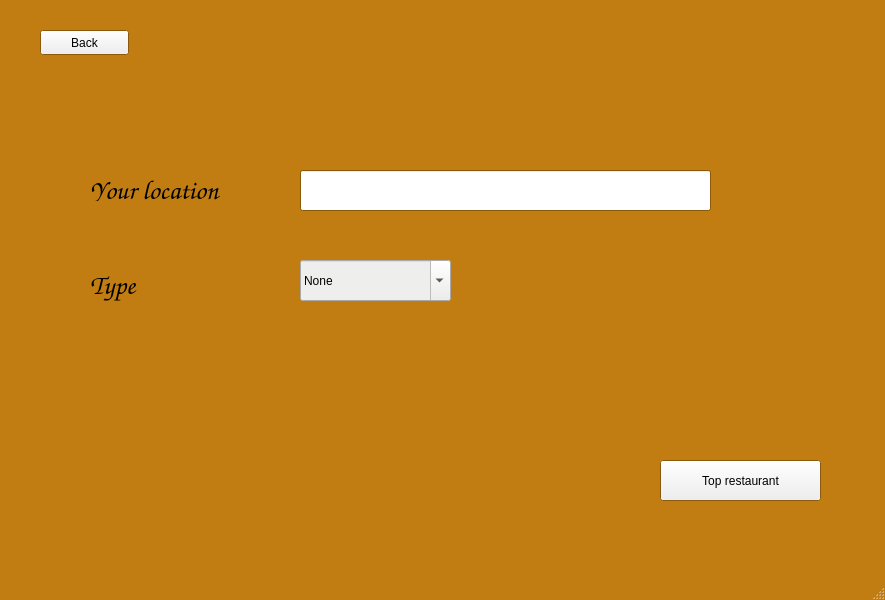
<?xml version="1.0" encoding="UTF-8"?>
<ui version="4.0">
 <class>MainWindow</class>
 <widget class="QMainWindow" name="MainWindow">
  <property name="geometry">
   <rect>
    <x>0</x>
    <y>0</y>
    <width>885</width>
    <height>600</height>
   </rect>
  </property>
  <property name="palette">
   <palette>
    <active>
     <colorrole role="Base">
      <brush brushstyle="SolidPattern">
       <color alpha="255">
        <red>255</red>
        <green>255</green>
        <blue>255</blue>
       </color>
      </brush>
     </colorrole>
     <colorrole role="Window">
      <brush brushstyle="SolidPattern">
       <color alpha="255">
        <red>193</red>
        <green>125</green>
        <blue>17</blue>
       </color>
      </brush>
     </colorrole>
    </active>
    <inactive>
     <colorrole role="Base">
      <brush brushstyle="SolidPattern">
       <color alpha="255">
        <red>255</red>
        <green>255</green>
        <blue>255</blue>
       </color>
      </brush>
     </colorrole>
     <colorrole role="Window">
      <brush brushstyle="SolidPattern">
       <color alpha="255">
        <red>193</red>
        <green>125</green>
        <blue>17</blue>
       </color>
      </brush>
     </colorrole>
    </inactive>
    <disabled>
     <colorrole role="Base">
      <brush brushstyle="SolidPattern">
       <color alpha="255">
        <red>193</red>
        <green>125</green>
        <blue>17</blue>
       </color>
      </brush>
     </colorrole>
     <colorrole role="Window">
      <brush brushstyle="SolidPattern">
       <color alpha="255">
        <red>193</red>
        <green>125</green>
        <blue>17</blue>
       </color>
      </brush>
     </colorrole>
    </disabled>
   </palette>
  </property>
  <property name="windowTitle">
   <string>MainWindow</string>
  </property>
  <widget class="QWidget" name="centralwidget">
   <widget class="QLabel" name="label">
    <property name="geometry">
     <rect>
      <x>0</x>
      <y>0</y>
      <width>891</width>
      <height>581</height>
     </rect>
    </property>
    <property name="baseSize">
     <size>
      <width>0</width>
      <height>0</height>
     </size>
    </property>
    <property name="palette">
     <palette>
      <active>
       <colorrole role="Base">
        <brush brushstyle="SolidPattern">
         <color alpha="255">
          <red>255</red>
          <green>255</green>
          <blue>255</blue>
         </color>
        </brush>
       </colorrole>
       <colorrole role="Window">
        <brush brushstyle="SolidPattern">
         <color alpha="255">
          <red>255</red>
          <green>255</green>
          <blue>255</blue>
         </color>
        </brush>
       </colorrole>
      </active>
      <inactive>
       <colorrole role="Base">
        <brush brushstyle="SolidPattern">
         <color alpha="255">
          <red>255</red>
          <green>255</green>
          <blue>255</blue>
         </color>
        </brush>
       </colorrole>
       <colorrole role="Window">
        <brush brushstyle="SolidPattern">
         <color alpha="255">
          <red>255</red>
          <green>255</green>
          <blue>255</blue>
         </color>
        </brush>
       </colorrole>
      </inactive>
      <disabled>
       <colorrole role="Base">
        <brush brushstyle="SolidPattern">
         <color alpha="255">
          <red>255</red>
          <green>255</green>
          <blue>255</blue>
         </color>
        </brush>
       </colorrole>
       <colorrole role="Window">
        <brush brushstyle="SolidPattern">
         <color alpha="255">
          <red>255</red>
          <green>255</green>
          <blue>255</blue>
         </color>
        </brush>
       </colorrole>
      </disabled>
     </palette>
    </property>
    <property name="text">
     <string/>
    </property>
    <property name="pixmap">
     <pixmap>../Images/sight.jpg</pixmap>
    </property>
   </widget>
   <widget class="QLabel" name="label_2">
    <property name="geometry">
     <rect>
      <x>90</x>
      <y>180</y>
      <width>141</width>
      <height>21</height>
     </rect>
    </property>
    <property name="font">
     <font>
      <family>URW Chancery L</family>
      <pointsize>20</pointsize>
      <italic>true</italic>
     </font>
    </property>
    <property name="text">
     <string>Your location</string>
    </property>
   </widget>
   <widget class="QLabel" name="label_4">
    <property name="geometry">
     <rect>
      <x>90</x>
      <y>270</y>
      <width>141</width>
      <height>31</height>
     </rect>
    </property>
    <property name="font">
     <font>
      <family>URW Chancery L</family>
      <pointsize>20</pointsize>
      <italic>true</italic>
     </font>
    </property>
    <property name="text">
     <string>Type</string>
    </property>
   </widget>
   <widget class="QPushButton" name="top">
    <property name="geometry">
     <rect>
      <x>660</x>
      <y>460</y>
      <width>161</width>
      <height>41</height>
     </rect>
    </property>
    <property name="text">
     <string>Top restaurant</string>
    </property>
   </widget>
   <widget class="QLineEdit" name="location">
    <property name="geometry">
     <rect>
      <x>300</x>
      <y>170</y>
      <width>411</width>
      <height>41</height>
     </rect>
    </property>
   </widget>
   <widget class="QPushButton" name="back">
    <property name="geometry">
     <rect>
      <x>40</x>
      <y>30</y>
      <width>89</width>
      <height>25</height>
     </rect>
    </property>
    <property name="text">
     <string>Back</string>
    </property>
   </widget>
   <widget class="QComboBox" name="type">
    <property name="geometry">
     <rect>
      <x>300</x>
      <y>260</y>
      <width>151</width>
      <height>41</height>
     </rect>
    </property>
    <property name="styleSheet">
     <string notr="true">background-color: rgb(238, 238, 236);</string>
    </property>
    <property name="editable">
     <bool>true</bool>
    </property>
    <property name="currentText">
     <string>None</string>
    </property>
    <property name="currentIndex">
     <number>0</number>
    </property>
    <item>
     <property name="text">
      <string>None</string>
     </property>
    </item>
    <item>
     <property name="text">
      <string>cơm</string>
     </property>
    </item>
    <item>
     <property name="text">
      <string>phở</string>
     </property>
    </item>
    <item>
     <property name="text">
      <string>bún</string>
     </property>
    </item>
    <item>
     <property name="text">
      <string>bánh</string>
     </property>
    </item>
    <item>
     <property name="text">
      <string>khác</string>
     </property>
    </item>
   </widget>
  </widget>
  <widget class="QStatusBar" name="statusbar"/>
 </widget>
 <resources/>
 <connections/>
</ui>
